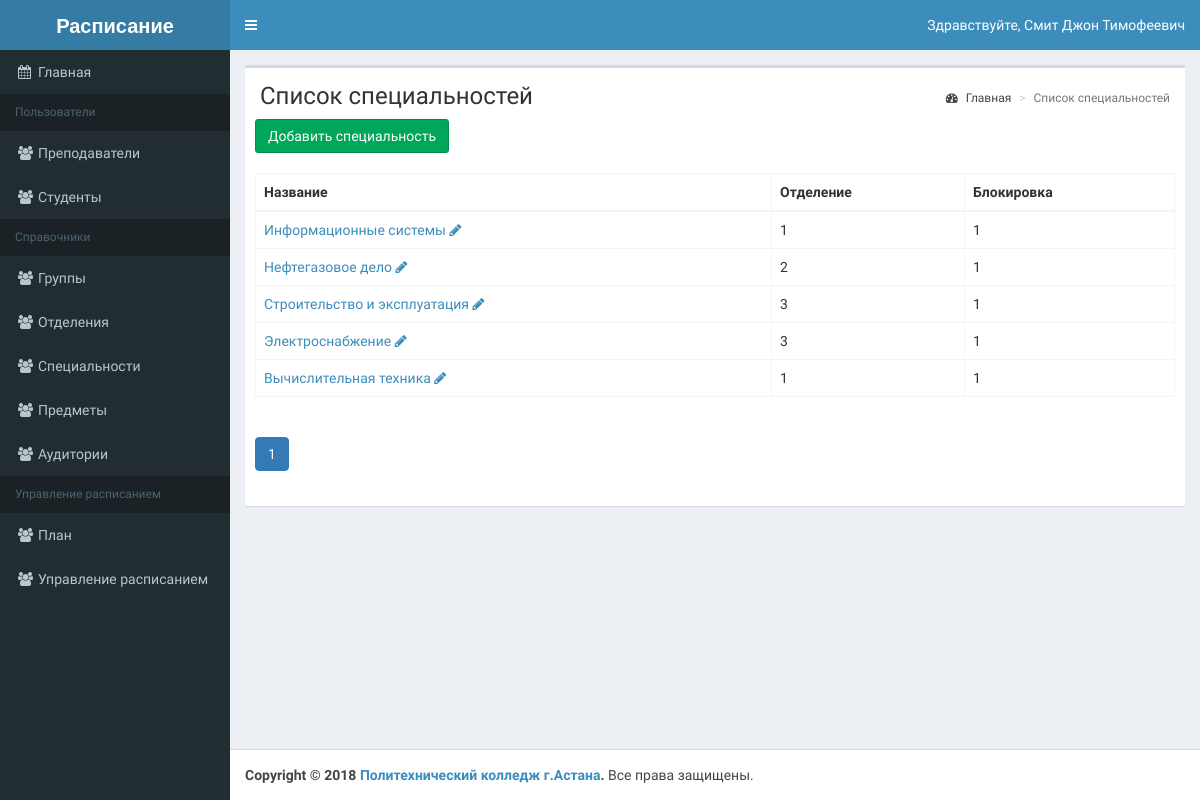
Screenshot of /schedule/list-special.php (signed in) with the database file from the repository.
### tables this page shows
CREATE TABLE `special` (
  `special_id` int NOT NULL,
  `name` varchar(250) NOT NULL,
  `otdel_id` smallint NOT NULL,
  `active` tinyint NOT NULL DEFAULT '1'
);

### schedule/classes/BaseMap.php (called while the page is built, shortened)
<?php
abstract class BaseMap extends Config {
	function __construct()	{
		try
		{
			$this->db = new PDO('mysql:host='.self::HOST.';dbname='.self::DB_NAME, self::DB_USER, self::DB_PASSWORD);
		}
		catch(PDOException $e) {
			echo $e->getMessage();
		}
	}
}
?>

### schedule/classes/SpecialMap.php (called while the page is built, shortened)
<?php
class SpecialMap extends BaseMap
{
    public function findAll($ofset=0, $limit=30){
        $res = $this->db->query("SELECT special_id, name,otdel_id, active". " FROM special LIMIT $ofset,$limit");
        return $res->fetchAll(PDO::FETCH_OBJ);
    }
    public function count(){
        $res = $this->db->query("SELECT COUNT(*) AS cnt FROM special");
        return $res->fetch(PDO::FETCH_OBJ)->cnt;
    }
}

### schedule/list-special.php (the view, shortened to what this page needs)
<?php
$size = 5;
if (isset($_GET['page'])) {
    $page = Helper::clearInt($_GET['page']);
} else {
    $page = 1;
}
$specialMap = new SpecialMap();
$count = $specialMap->count();
$specials = $specialMap->findAll($page*$size-$size, $size);
$header = 'Список специальностей';
require_once 'template/header.php';
?>
<div class="row">
    <div class="col-xs-12">
        <div class="box">
            <section class="content-header">
                <h1><?=$header;?></h1>
                <ol class="breadcrumb">
                <li><a href="/index.php"><i class="fa fa-dashboard"></i> Главная</a></li>
                <li class="active"><?=$header;?></li>
                </ol>
            </section>
            <div class="box-body">
            <a class="btn btn-success" href="add-special.php">Добавить специальность</a>
            </div>
            <div class="box-body">
            <?php
            if ($specials) {
            ?>
            <table id="example2" class="table table-bordered table-hover">
            <thead>
            <tr>
                <th>Название</th>
                <th>Отделение</th>
                <th>Блокировка</th>
            </tr>
            </thead>
            <tbody>
            <?php
            foreach ($specials as $special) {
            echo '<tr>';
            echo '<td><a href="view-gruppa.php?id='.$special->special_id.'">'.$special->name.'</a> '. '<a href="add-special.php?id='.$special->special_id.'"><i class="fa fa-pencil"></i></a></td>';
            echo '<td>'.$special->otdel_id.'</td>';
            echo '<td>'.$special->active.'</td>';
            echo '</tr>';
            }
            ?>
            </tbody>
            </table>
            <?php } else {
            echo 'Ни одной специальности не найдено';
            } ?>
            </div>
            <div class="box-body">
                <?php Helper::paginator($count, $page,$size); ?>
            </div>
        </div>
    </div>
</div>
<?php
require_once 'template/footer.php';
?>

### schedule/template/header.php (shortened to what this page needs)
<!DOCTYPE html>
<html>
<head>
    <link rel="stylesheet" href="template/css/bootstrap.min.css">
    <link rel="stylesheet" href="template/css/font-awesome.min.css">
    <link rel="stylesheet" href="template/css/ionicons.min.css">
    <link rel="stylesheet" href="template/css/AdminLTE.min.css">
    <link rel="stylesheet" href="template/css/skins/skin-blue.min.css">
</head>
<body class="hold-transition skin-blue sidebar-mini">
<div class="wrapper">
    <header class="main-header">
        <a href="index.php" class="logo">
            <span class="logo-lg"><b>Расписание</b></span>
        </a>
        <nav class="navbar navbar-static-top" role="navigation">
            <a href="#" class="sidebar-toggle" data-toggle="push-menu" role="button">
            </a>
            <div class="navbar-custom-menu">
                <ul class="nav navbar-nav">
                    <li class="dropdown user user-menu">
                        <a href="#" class="dropdown-toggle" data-toggle="dropdown">
                            <span class="hidden-xs">Здравствуйте, <?=$_SESSION['fio'];?></span>
                        </a>
                    </li>
                </ul>
            </div>
        </nav>
    </header>
    <aside class="main-sidebar">
        <section class="sidebar">
            <?php require_once './template/menu.php'; ?>
        </section>
    </aside>
    <div class="content-wrapper">
        <section class="content container-fluid">

### schedule/template/menu.php
<aside class="main-sidebar">
    <section class="sidebar">
        <ul class="sidebar-menu" data-widget="tree">
            <li
<?=($_SERVER['PHP_SELF']=='/index.php')?'class="active"':'';?>>
                <a href="index.php"><i class="fa fa-calendar"></i><span>Главная</span></a>
            </li>
            <li class="header">Пользователи</li>
            <li <?=($_SERVER['PHP_SELF']=='/list-teacher.php')?'class="active"':'';?>>
                <a href="list-teacher.php"><i class="fa fa-users"></i><span>Преподаватели</span></a>
            </li>
            <li <?=($_SERVER['PHP_SELF']=='/list-student.php')?'class="active"':'';?>>
                <a href="list-student.php"><i class="fa fa-users"></i><span>Студенты</span></a>
            </li>
            <li class="header">Справочники</li>
            <li <?=($_SERVER['PHP_SELF']=='/list-gruppa.php')?'class="active"':'';?>>
                <a href="list-gruppa.php"><i class="fa fa-users"></i><span>Группы</span></a>
            </li>
            <li <?=($_SERVER['PHP_SELF']=='/list-otdel.php')?'class="active"':'';?>>
                <a href="list-otdel.php"><i class="fa fa-users"></i><span>Отделения</span></a>
            </li>
            <li <?=($_SERVER['PHP_SELF']=='/list-special.php')?'class="active"':'';?>>
                <a href="list-special.php"><i class="fa fa-users"></i><span>Специальности</span></a>
            </li>
            <li <?=($_SERVER['PHP_SELF']=='/list-subject.php')?'class="active"':'';?>>
                <a href="list-subject.php"><i class="fa fa-users"></i><span>Предметы</span></a>
            </li>
            <li <?=($_SERVER['PHP_SELF']=='/list-classroom.php')?'class="active"':'';?>>
                <a href="list-classroom.php"><i class="fa fa-users"></i><span>Аудитории</span></a>
            </li>
            <li class="header">Управление расписанием</li>
            <li <?=($_SERVER['PHP_SELF']=='/list-teacher-schedule.php')?'class="active"':'';?>>
                <a href="list-teacher-schedule.php"><i class="fa fa-users"></i><span>План</span></a>
            </li>
            <li <?=($_SERVER['PHP_SELF']=='/list-teacher-schedule.php')?'class="active"':'';?>>
                <a href="list-teacher-schedule.php"><i class="fa fa-users"></i><span>Управление расписанием</span></a>
            </li>
        </ul>
    </section>
</aside>

### schedule/classes/Helper.php (shortened to what this page needs)
<?php
	class Helper
	{
				foreach ($options as $option) { ?>
				<?php }
	public static function paginator($count, $current=1, $size=30){
		$numPages=ceil($count/$size);
		$href = $_SERVER['PHP_SELF'].'?page=';
		echo '<ul class="pagination ">';
		for ($i = 1; $i<=$numPages; $i++) {
			if ($current == $i) {
				echo ' <li class="paginate_button active"><a href="'.$href.$i.'" data-dt-idx="'.$i.'" tabindex="0">'.$i.'</a></li>';
			}
			else {
				echo ' <li class="paginate_button"><a href="'.$href.$i.'" data-dt-idx="'.$i.'" tabindex="0">'.$i.'</a></li>';
			}
		}
		echo '</ul>';
	}
}
?>

### schedule/template/footer.php (shortened to what this page needs)
</section>
</div>
<footer class="main-footer">
    <strong>Copyright &copy; 2018 <a href="#">Политехнический колледж г.Астана</a>.</strong> Все права защищены.
</footer>
</div>
</body>
</html>

### rows the page displays
special: name "Информационные системы", otdel "1", active "1"
special: name "Нефтегазовое дело", otdel "2", active "1"
special: name "Строительство и эксплуатация", otdel "3", active "1"
special: name "Электроснабжение", otdel "3", active "1"
special: name "Вычислительная техника", otdel "1", active "1"

### other values shown
$_SESSION['fio'] "Смит Джон Тимофеевич"
$header "Список специальностей"
